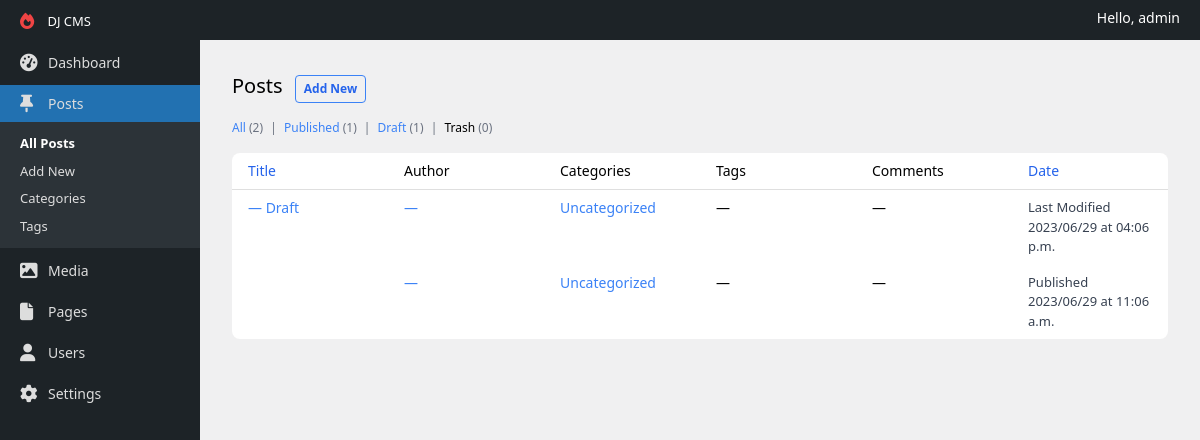
The page /post/edit/ (signed in) on the database as committed earlier.
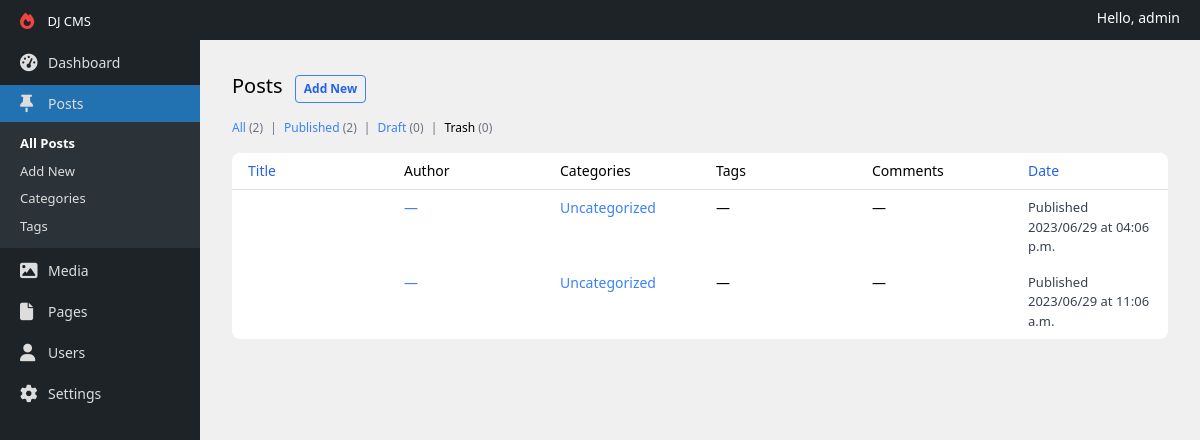
The same page on the database as committed later.
### apps/content/models.py (models this page shows, shortened)
class StatusMixin(models.Model):
    is_draft = models.BooleanField(default=True)
    is_trash = models.BooleanField(default=False)
    class Meta:
        abstract = True

class Post(SeoMeta, StatusMixin):
    created_at = models.DateTimeField(auto_now_add=True)
    content = models.TextField(null=True, blank=True)
    excerpt = models.TextField(null=True, blank=True)
    categories = models.ManyToManyField(to='Category', blank=True)
    slug = models.SlugField(blank=True, unique=True)
    updated_at = models.DateTimeField(auto_now=True)

### apps/dashboard/views.py (the view)
# urls.py: path('post/edit/', AllPostsView.as_view(), name='edit_post_select'),
class AllPostsView(AbstractAllContentView):
    model_class: Type[Model] = Post
    title: str = 'Posts'
    def content_context(self) -> AllContentViewContext:
        return AllContentViewContext(
            new_content_url=reverse('new_post'),
            edit_content_select=reverse('edit_post_select'),
            reverse_content_edit_name='edit_post'
        )

### apps/content/utils/contents.py (called while the page is built)
    def get_all(self) -> QuerySet:
        if self.user.is_superuser:
            return self.model_class.objects.filter(is_trash=False)
        return self.model_class.objects.filter(author=self.user, is_trash=False)

    def get_queryset(self, post_status: str) -> Union[QuerySet, None]:
        status_methods = {
            'all': self.get_all,
            'published': self.get_published,
            'draft': self.get_draft,
            'trash': self.get_trash
        }
        posts = status_methods.get(post_status, None)
        if posts:
            return posts()
        return None

    def posts_count_by_status(self) -> dict:
        queryset = self.model_class.objects
        if not self.user.is_superuser:
            queryset = queryset.filter(author=self.user)
        return {
            'all_posts_count': queryset.count(),
            'published_posts_count': queryset.filter(is_draft=False, is_trash=False).count(),
            'draft_posts_count': queryset.filter(is_draft=True, is_trash=False).count(),
            'trash_posts_count': queryset.filter(is_trash=True).count()
        }

### apps/dashboard/permissions.py (called while the page is built)
    def allow_superuser(self) -> bool:
        return True

### templates/all-posts.html (shortened to what the changed rows need)
{% extends 'layouts/default.html' %}
{% block content %}
    <div class="p-8">
        <div>
            <h1 class="inline-block text-xl">{{ title }}</h1>
        </div>
        <div class="text-[12px] mt-4">
            <a href="{{ edit_content_select }}?post_status=published" class="text-blue-500">
                Published <span class="text-gray-500">({{ published_posts_count }})</span>
            </a>
            <a href="{{ edit_content_select }}?post_status=draft" class="text-blue-500">
                Draft <span class="text-gray-500">({{ draft_posts_count }})</span>
            </a>
        </div>
        <div class="bg-white rounded-lg mt-4">
            <table class="w-full">
                <thead class="border-b border-[#dfdfdf]">
                <tr class="text-sm">
                    <th class="font-normal text-blue-600 py-2 text-start px-4">Title</th>
                    <th class="font-normal w-1/6 text-start px-4 hidden sm:table-cell">Author</th>
                    <th class="font-normal w-1/6 text-start px-4 hidden md:table-cell">Categories</th>
                    <th class="font-normal w-1/6 text-start px-4 hidden md:table-cell">Tags</th>
                    <th class="font-normal w-1/6 text-start px-4 hidden lg:table-cell">Comments</th>
                    <th class="font-normal text-blue-600 py-2 w-1/6 text-start px-4 hidden lg:table-cell">Date</th>
                </tr>
                </thead>
                <tbody>
                {% for post in page_obj %}
                    <tr class="group">
                        <td class="px-4 align-top text-sm py-2">
                            <a href="{% url reverse_content_edit_name post.pk %}" class="block text-blue-500">
                                {{ post.title }} {% if post.is_draft %} — Draft{% endif %}
                            </a>
                        </td>
                        <td class="px-4 align-top text-sm w-1/6 py-2 hidden sm:table-cell">
                            <a href="#" class="text-blue-500">
                                {% if post.author %}
                                    {{ post.author }}
                                {% else %}
                                    —
                                {% endif %}
                            </a>
                        </td>
                        <td class="px-4 align-top text-sm w-1/6 py-2 hidden md:table-cell">
                            <a href="#" class="text-blue-500">Uncategorized</a>
                        </td>
                        <td class="px-4 align-top text-sm w-1/6 py-2 hidden md:table-cell">
                            —
                        </td>
                        <td class="px-4 align-top text-sm w-1/6 py-2 hidden lg:table-cell">
                            —
                        </td>
                        <td class="px-4 align-top text-[13px] text-gray-700 w-1/6 py-2 hidden lg:table-cell">
                        <span class="block">
                            {% if post.is_draft %}
                                Last Modified
                            {% else %}
                                Published
                            {% endif %}
                        </span>
                            <span class="block">{{ post.created_at|date:"Y/m/d" }} at {{ post.created_at|date:"h:m a" }}</span>
                        </td>
                    </tr>
                {% endfor %}
                </tbody>
            </table>
        </div>
    </div>
{% endblock %}

Rows that differ between the two databases and show on the page:
changed Post (number 1 of 2 on the later page): is_draft "— Draft Last Modified" → "Published"
Other text that changed with them:
{{ published_posts_count }}: "1" → "2"
{{ draft_posts_count }}: "1" → "0"
